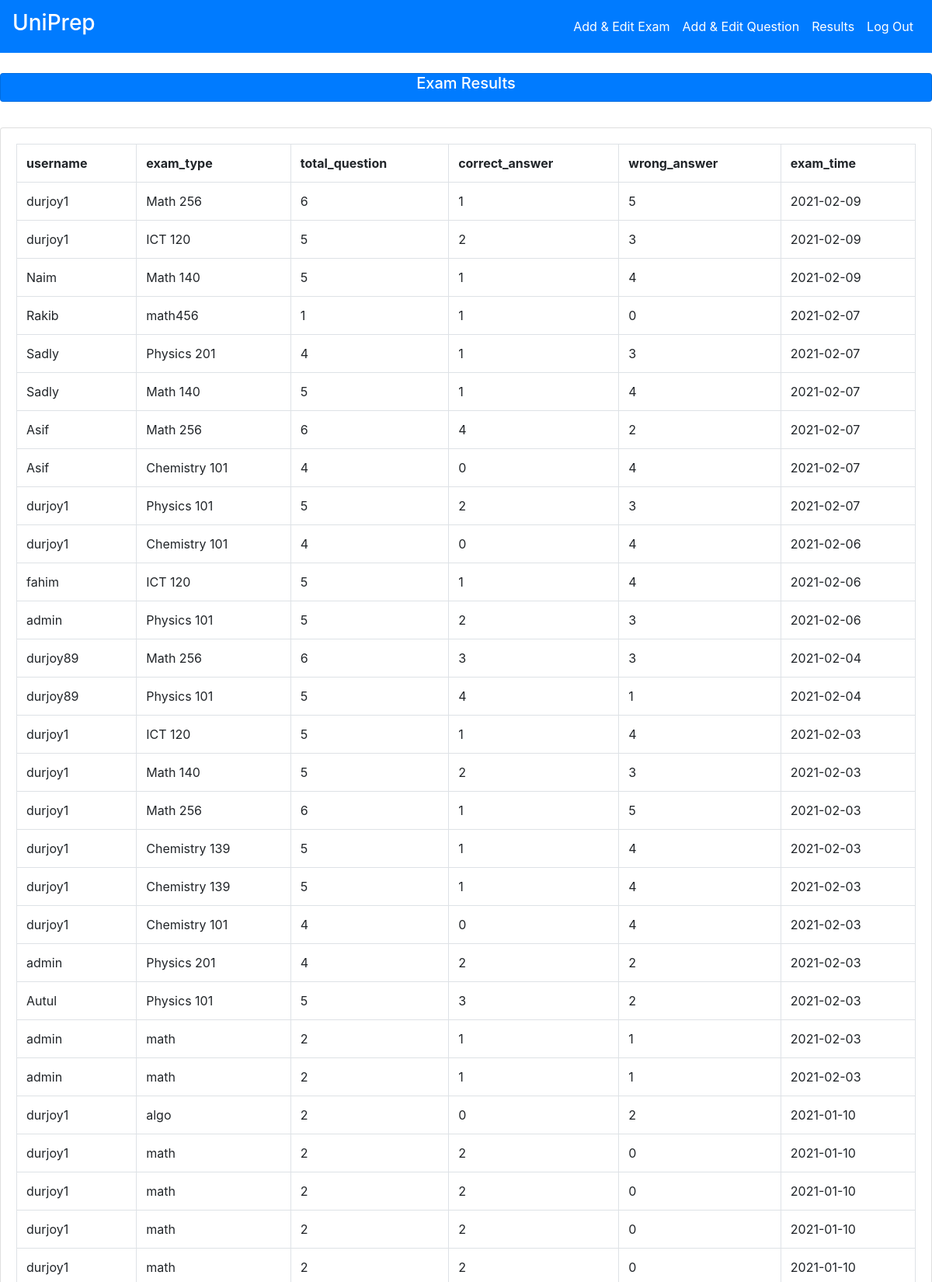
/admin/old_exam_results.php (upper part), run on the app's committed database.
### tables this page shows
CREATE TABLE `exam_results` (
  `id` int(5) NOT NULL,
  `username` varchar(100) NOT NULL,
  `exam_type` varchar(100) NOT NULL,
  `total_question` varchar(100) NOT NULL,
  `correct_answer` varchar(100) NOT NULL,
  `wrong_answer` varchar(100) NOT NULL,
  `exam_time` varchar(100) NOT NULL
);

### admin/old_exam_results.php (the view, shortened to what this page needs)
<?php
include "header.php";
include "../authentication/connection.php";
?>
<br>
<footer id="sticky-footer" class="card text-white bg-primary mb-3" style="height: 1cm;">
  <div class="container text-center">
    <small style="color: white; text-align: center;" ><h5>Exam Results</h5></small>
  </div>
</footer>
<div class="breadcrumbs">
    <div class="col-sm-4">
    </div>
</div>
<div class="content mt-3">
    <div class="animated fadeIn">
        <div class="row">
            <div class="col-lg-12">
                <div class="card">
                    <div class="card-body">
                    <?php
                $res=mysqli_query($db,"select * from exam_results order by id desc");
                $count = mysqli_num_rows($res);
                if($count==0)
                {
                    ?>
                        <center>
                            <h1>No</h1>
                        </center>
                    <?php
                }
                else
                {
                    echo "<table class='table table-bordered'>";
                    echo "<tr>";
                    echo "<th>"; echo "username";      echo "</th>";
                    echo "<th>"; echo "exam_type";     echo "</th>";
                    echo "<th>"; echo "total_question";echo "</th>";
                    echo "<th>"; echo "correct_answer";echo "</th>";
                    echo "<th>"; echo "wrong_answer";  echo "</th>";
                    echo "<th>"; echo "exam_time";     echo "</th>";
                    echo "</tr>";
                    while($row=mysqli_fetch_array($res))
                    {
                        echo "<tr>";
                        echo "<td>"; echo $row["username"]; echo "</td>";
                        echo "<td>"; echo $row["exam_type"]; echo "</td>";
                        echo "<td>"; echo $row["total_question"]; echo "</td>";
                        echo "<td>"; echo $row["correct_answer"];echo "</td>";
                        echo "<td>";echo $row["wrong_answer"];echo "</td>";
                        echo "<td>";echo $row["exam_time"];echo "</td>";
                        echo "</tr>";
                    }
                    echo "</table>";
                }
            ?>
                    </div>
                </div>
            </div>
        </div>
    </div>
</div>
<?php
include "footer.php";
?>

### data on the page
exam_results: username "durjoy1", exam_type "Math 256", total_question "6", correct_answer "1", wrong_answer "5", exam_time "2021-02-09"
exam_results: username "durjoy1", exam_type "ICT 120", total_question "5", correct_answer "2", wrong_answer "3", exam_time "2021-02-09"
exam_results: username "Naim", exam_type "Math 140", total_question "5", correct_answer "1", wrong_answer "4", exam_time "2021-02-09"
exam_results: username "Rakib", exam_type "math456", total_question "1", correct_answer "1", wrong_answer "0", exam_time "2021-02-07"
exam_results: username "Sadly", exam_type "Physics 201", total_question "4", correct_answer "1", wrong_answer "3", exam_time "2021-02-07"
exam_results: username "Sadly", exam_type "Math 140", total_question "5", correct_answer "1", wrong_answer "4", exam_time "2021-02-07"
exam_results: username "Asif", exam_type "Math 256", total_question "6", correct_answer "4", wrong_answer "2", exam_time "2021-02-07"
exam_results: username "Asif", exam_type "Chemistry 101", total_question "4", correct_answer "0", wrong_answer "4", exam_time "2021-02-07"
exam_results: username "durjoy1", exam_type "Physics 101", total_question "5", correct_answer "2", wrong_answer "3", exam_time "2021-02-07"
exam_results: username "durjoy1", exam_type "Chemistry 101", total_question "4", correct_answer "0", wrong_answer "4", exam_time "2021-02-06"
exam_results: username "fahim", exam_type "ICT 120", total_question "5", correct_answer "1", wrong_answer "4", exam_time "2021-02-06"
exam_results: username "admin", exam_type "Physics 101", total_question "5", correct_answer "2", wrong_answer "3", exam_time "2021-02-06"
exam_results: username "durjoy89", exam_type "Math 256", total_question "6", correct_answer "3", wrong_answer "3", exam_time "2021-02-04"
exam_results: username "durjoy89", exam_type "Physics 101", total_question "5", correct_answer "4", wrong_answer "1", exam_time "2021-02-04"
exam_results: username "durjoy1", exam_type "ICT 120", total_question "5", correct_answer "1", wrong_answer "4", exam_time "2021-02-03"
exam_results: username "durjoy1", exam_type "Math 140", total_question "5", correct_answer "2", wrong_answer "3", exam_time "2021-02-03"
exam_results: username "durjoy1", exam_type "Math 256", total_question "6", correct_answer "1", wrong_answer "5", exam_time "2021-02-03"
exam_results: username "durjoy1", exam_type "Chemistry 139", total_question "5", correct_answer "1", wrong_answer "4", exam_time "2021-02-03"
exam_results: username "durjoy1", exam_type "Chemistry 139", total_question "5", correct_answer "1", wrong_answer "4", exam_time "2021-02-03"
exam_results: username "durjoy1", exam_type "Chemistry 101", total_question "4", correct_answer "0", wrong_answer "4", exam_time "2021-02-03"
exam_results: username "admin", exam_type "Physics 201", total_question "4", correct_answer "2", wrong_answer "2", exam_time "2021-02-03"
exam_results: username "Autul", exam_type "Physics 101", total_question "5", correct_answer "3", wrong_answer "2", exam_time "2021-02-03"
exam_results: username "admin", exam_type "math", total_question "2", correct_answer "1", wrong_answer "1", exam_time "2021-02-03"
exam_results: username "admin", exam_type "math", total_question "2", correct_answer "1", wrong_answer "1", exam_time "2021-02-03"
exam_results: username "durjoy1", exam_type "algo", total_question "2", correct_answer "0", wrong_answer "2", exam_time "2021-01-10"
exam_results: username "durjoy1", exam_type "math", total_question "2", correct_answer "2", wrong_answer "0", exam_time "2021-01-10"
exam_results: username "durjoy1", exam_type "math", total_question "2", correct_answer "2", wrong_answer "0", exam_time "2021-01-10"
exam_results: username "durjoy1", exam_type "math", total_question "2", correct_answer "2", wrong_answer "0", exam_time "2021-01-10"
exam_results: username "durjoy1", exam_type "math", total_question "2", correct_answer "2", wrong_answer "0", exam_time "2021-01-10"
